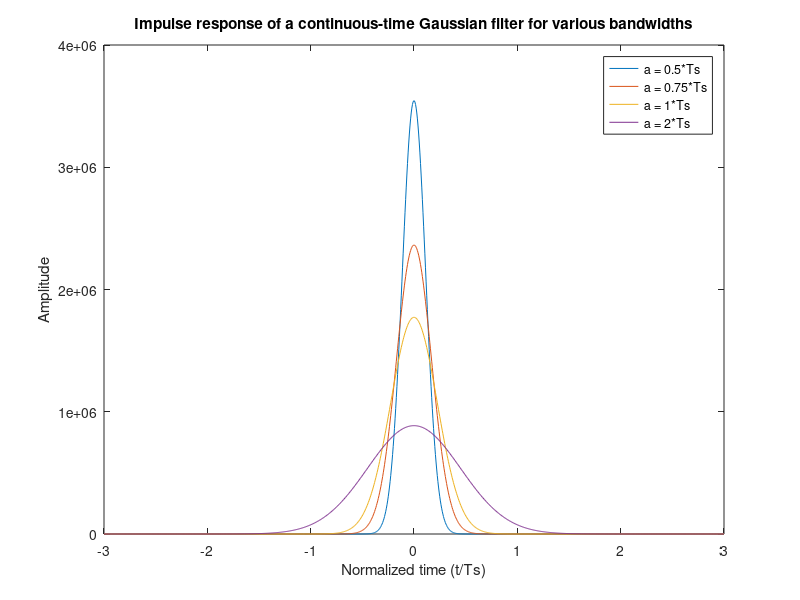

This chart was generated by the following MATLAB code:
Ts = 1e-6; % Symbol time (sec)
NT = 3; % Number of symbol periods between beginning and peak of impulse response

a = Ts*[.5, .75, 1, 2];
B = sqrt(log(2)/2)./(a);

t = linspace(-NT*Ts,NT*Ts,1000)';
hg = zeros(length(t),length(a));
for k = 1:length(a),
    hg(:,k) = sqrt(pi)/a(k)*exp(-(pi*t/a(k)).^2);
end

plot(t/Ts,hg)
title('Impulse response of a continuous-time Gaussian filter for various bandwidths');
xlabel('Normalized time (t/Ts)')
ylabel('Amplitude')
legend(sprintf('a = %g*Ts',a(1)/Ts),sprintf('a = %g*Ts',a(2)/Ts),sprintf('a = %g*Ts',a(3)/Ts),sprintf('a = %g*Ts',a(4)/Ts))